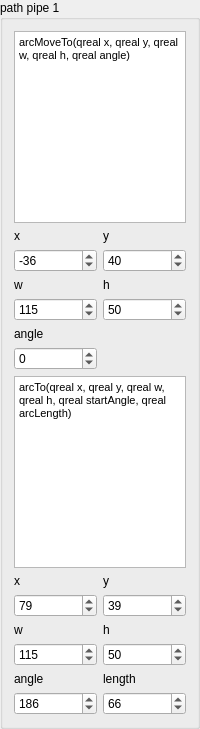
                  <widget class="QGroupBox" name="groupBox_8">
                   <property name="sizePolicy">
                    <sizepolicy hsizetype="Expanding" vsizetype="Expanding">
                     <horstretch>0</horstretch>
                     <verstretch>0</verstretch>
                    </sizepolicy>
                   </property>
                   <property name="maximumSize">
                    <size>
                     <width>200</width>
                     <height>16777215</height>
                    </size>
                   </property>
                   <property name="title">
                    <string>path pipe 1</string>
                   </property>
                   <layout class="QGridLayout" name="gridLayout_24">
                    <item row="1" column="1">
                     <widget class="QLabel" name="label_39">
                      <property name="text">
                       <string>y</string>
                      </property>
                     </widget>
                    </item>
                    <item row="2" column="1">
                     <widget class="QDoubleSpinBox" name="doubleSpinBox_p1_y">
                      <property name="decimals">
                       <number>0</number>
                      </property>
                      <property name="minimum">
                       <double>-500.000000000000000</double>
                      </property>
                      <property name="maximum">
                       <double>500.000000000000000</double>
                      </property>
                      <property name="value">
                       <double>40.000000000000000</double>
                      </property>
                     </widget>
                    </item>
                    <item row="1" column="0">
                     <widget class="QLabel" name="label_38">
                      <property name="text">
                       <string>x</string>
                      </property>
                     </widget>
                    </item>
                    <item row="2" column="0">
                     <widget class="QDoubleSpinBox" name="doubleSpinBox_p1_x">
                      <property name="decimals">
                       <number>0</number>
                      </property>
                      <property name="minimum">
                       <double>-500.000000000000000</double>
                      </property>
                      <property name="maximum">
                       <double>500.000000000000000</double>
                      </property>
                      <property name="value">
                       <double>-36.000000000000000</double>
                      </property>
                     </widget>
                    </item>
                    <item row="8" column="0">
                     <widget class="QLabel" name="label_44">
                      <property name="text">
                       <string>x</string>
                      </property>
                     </widget>
                    </item>
                    <item row="9" column="0">
                     <widget class="QDoubleSpinBox" name="doubleSpinBox_p12x">
                      <property name="decimals">
                       <number>0</number>
                      </property>
                      <property name="minimum">
                       <double>-500.000000000000000</double>
                      </property>
                      <property name="maximum">
                       <double>500.000000000000000</double>
                      </property>
                      <property name="value">
                       <double>79.000000000000000</double>
                      </property>
                     </widget>
                    </item>
                    <item row="8" column="1">
                     <widget class="QLabel" name="label_45">
                      <property name="text">
                       <string>y</string>
                      </property>
                     </widget>
                    </item>
                    <item row="9" column="1">
                     <widget class="QDoubleSpinBox" name="doubleSpinBox_p12y">
                      <property name="decimals">
                       <number>0</number>
                      </property>
                      <property name="minimum">
                       <double>-500.000000000000000</double>
                      </property>
                      <property name="maximum">
                       <double>500.000000000000000</double>
                      </property>
                      <property name="value">
                       <double>39.000000000000000</double>
                      </property>
                     </widget>
                    </item>
                    <item row="3" column="1">
                     <widget class="QLabel" name="label_41">
                      <property name="text">
                       <string>h</string>
                      </property>
                     </widget>
                    </item>
                    <item row="4" column="1">
                     <widget class="QDoubleSpinBox" name="doubleSpinBox_p1_h">
                      <property name="decimals">
                       <number>0</number>
                      </property>
                      <property name="minimum">
                       <double>-500.000000000000000</double>
                      </property>
                      <property name="maximum">
                       <double>500.000000000000000</double>
                      </property>
                      <property name="value">
                       <double>50.000000000000000</double>
                      </property>
                     </widget>
                    </item>
                    <item row="3" column="0">
                     <widget class="QLabel" name="label_40">
                      <property name="text">
                       <string>w</string>
                      </property>
                     </widget>
                    </item>
                    <item row="4" column="0">
                     <widget class="QDoubleSpinBox" name="doubleSpinBox_p1_w">
                      <property name="decimals">
                       <number>0</number>
                      </property>
                      <property name="minimum">
                       <double>-500.000000000000000</double>
                      </property>
                      <property name="maximum">
                       <double>500.000000000000000</double>
                      </property>
                      <property name="value">
                       <double>115.000000000000000</double>
                      </property>
                     </widget>
                    </item>
                    <item row="6" column="0">
                     <widget class="QDoubleSpinBox" name="doubleSpinBox_p1_a">
                      <property name="decimals">
                       <number>0</number>
                      </property>
                      <property name="minimum">
                       <double>-500.000000000000000</double>
                      </property>
                      <property name="maximum">
                       <double>500.000000000000000</double>
                      </property>
                     </widget>
                    </item>
                    <item row="11" column="0">
                     <widget class="QDoubleSpinBox" name="doubleSpinBox_p12w">
                      <property name="decimals">
                       <number>0</number>
                      </property>
                      <property name="minimum">
                       <double>-500.000000000000000</double>
                      </property>
                      <property name="maximum">
                       <double>500.000000000000000</double>
                      </property>
                      <property name="value">
                       <double>115.000000000000000</double>
                      </property>
                     </widget>
                    </item>
                    <item row="10" column="1">
                     <widget class="QLabel" name="label_47">
                      <property name="text">
                       <string>h</string>
                      </property>
                     </widget>
                    </item>
                    <item row="11" column="1">
                     <widget class="QDoubleSpinBox" name="doubleSpinBox_p12h">
                      <property name="decimals">
                       <number>0</number>
                      </property>
                      <property name="minimum">
                       <double>-500.000000000000000</double>
                      </property>
                      <property name="maximum">
                       <double>500.000000000000000</double>
                      </property>
                      <property name="value">
                       <double>50.000000000000000</double>
                      </property>
                     </widget>
                    </item>
                    <item row="10" column="0">
                     <widget class="QLabel" name="label_46">
                      <property name="text">
                       <string>w</string>
                      </property>
                     </widget>
                    </item>
                    <item row="13" column="0">
                     <widget class="QDoubleSpinBox" name="doubleSpinBox_p12a">
                      <property name="decimals">
                       <number>0</number>
                      </property>
                      <property name="minimum">
                       <double>-500.000000000000000</double>
                      </property>
                      <property name="maximum">
                       <double>500.000000000000000</double>
                      </property>
                      <property name="value">
                       <double>186.000000000000000</double>
                      </property>
                     </widget>
                    </item>
                    <item row="13" column="1">
                     <widget class="QDoubleSpinBox" name="doubleSpinBox_p12l">
                      <property name="decimals">
                       <number>0</number>
                      </property>
                      <property name="minimum">
                       <double>-500.000000000000000</double>
                      </property>
                      <property name="maximum">
                       <double>500.000000000000000</double>
                      </property>
                      <property name="value">
                       <double>66.000000000000000</double>
                      </property>
                     </widget>
                    </item>
                    <item row="12" column="0">
                     <widget class="QLabel" name="label_48">
                      <property name="text">
                       <string>angle</string>
                      </property>
                     </widget>
                    </item>
                    <item row="12" column="1">
                     <widget class="QLabel" name="label_49">
                      <property name="text">
                       <string>length</string>
                      </property>
                     </widget>
                    </item>
                    <item row="5" column="0">
                     <widget class="QLabel" name="label_42">
                      <property name="text">
                       <string>angle</string>
                      </property>
                     </widget>
                    </item>
                    <item row="7" column="0" colspan="2">
                     <widget class="QTextEdit" name="textEdit_6">
                      <property name="html">
                       <string>&lt;!DOCTYPE HTML PUBLIC &quot;-//W3C//DTD HTML 4.0//EN&quot; &quot;http://www.w3.org/TR/REC-html40/strict.dtd&quot;&gt;
&lt;html&gt;&lt;head&gt;&lt;meta name=&quot;qrichtext&quot; content=&quot;1&quot; /&gt;&lt;style type=&quot;text/css&quot;&gt;
p, li { white-space: pre-wrap; }
&lt;/style&gt;&lt;/head&gt;&lt;body style=&quot; font-family:'MS Shell Dlg 2'; font-size:7.8pt; font-weight:400; font-style:normal;&quot;&gt;
&lt;p style=&quot; margin-top:0px; margin-bottom:0px; margin-left:0px; margin-right:0px; -qt-block-indent:0; text-indent:0px;&quot;&gt;&lt;span style=&quot; font-size:8.25pt;&quot;&gt;arcTo(qreal x, qreal y, qreal w, qreal h, qreal startAngle, qreal arcLength)&lt;/span&gt;&lt;/p&gt;&lt;/body&gt;&lt;/html&gt;</string>
                      </property>
                     </widget>
                    </item>
                    <item row="0" column="0" colspan="2">
                     <widget class="QTextEdit" name="textEdit_5">
                      <property name="html">
                       <string>&lt;!DOCTYPE HTML PUBLIC &quot;-//W3C//DTD HTML 4.0//EN&quot; &quot;http://www.w3.org/TR/REC-html40/strict.dtd&quot;&gt;
&lt;html&gt;&lt;head&gt;&lt;meta name=&quot;qrichtext&quot; content=&quot;1&quot; /&gt;&lt;style type=&quot;text/css&quot;&gt;
p, li { white-space: pre-wrap; }
&lt;/style&gt;&lt;/head&gt;&lt;body style=&quot; font-family:'MS Shell Dlg 2'; font-size:7.8pt; font-weight:400; font-style:normal;&quot;&gt;
&lt;p style=&quot; margin-top:0px; margin-bottom:0px; margin-left:0px; margin-right:0px; -qt-block-indent:0; text-indent:0px;&quot;&gt;&lt;span style=&quot; font-size:8.25pt;&quot;&gt;arcMoveTo(qreal x, qreal y, qreal w, qreal h, qreal angle)&lt;/span&gt;&lt;/p&gt;&lt;/body&gt;&lt;/html&gt;</string>
                      </property>
                     </widget>
                    </item>
                   </layout>
                  </widget>
